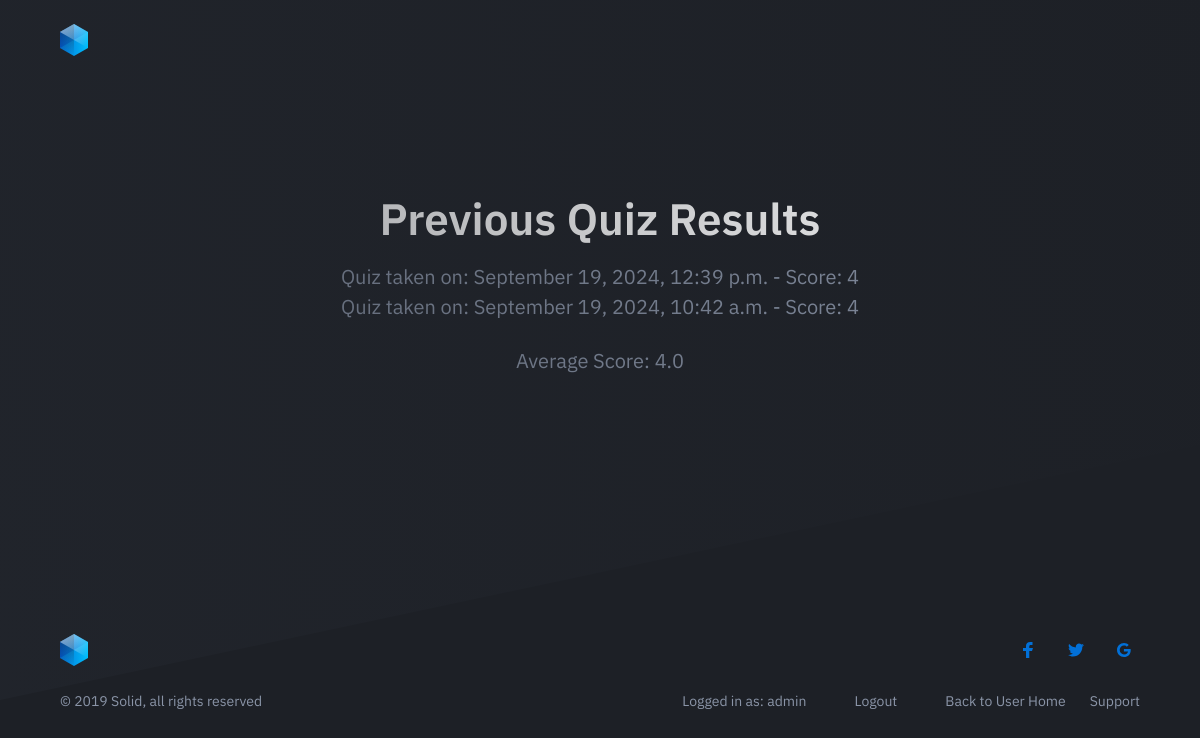
The app's page /quiz/previous-results/ (signed in) with its own data.
### quiz/models.py (models this page shows)
class UserResult(models.Model):
    user = models.ForeignKey(User, on_delete=models.CASCADE)
    score = models.IntegerField()
    completed_at = models.DateTimeField(auto_now_add=True)

### quiz/views.py (the view)
# urls.py: path('previous-results/', views.previous_results_view, name='previous_results'),
@login_required
def previous_results_view(request):
    results = UserResult.objects.filter(user=request.user).order_by('-completed_at')  # Fetch and sort results by date
    average_score = results.aggregate(models.Avg('score'))['score__avg']  # Calculate average score
    return render(request, 'quiz/previous_results.html', {
        'results': results,
        'average_score': average_score
    })

### quiz/templates/quiz/previous_results.html (shortened to what this page needs)
{% load static %}
<!DOCTYPE html>
<html lang="en">
<head>
    <link rel="stylesheet" href="{% static 'homepage/css/style.css' %}">
</head>
<body class="is-boxed has-animations">
    <div class="body-wrap">
        <header class="site-header">
            <div class="container">
                <div class="site-header-inner">
                    <div class="brand header-brand">
                        <h1 class="m-0">
                            <a href="#">
                                <img class="header-logo-image" src="{% static 'homepage/images/logo.svg' %}" alt="Logo">
                            </a>
                        </h1>
                    </div>
                </div>
            </div>
        </header>
        <main>
            <section class="hero">
                <div class="container text-center">
                    <h1>Previous Quiz Results</h1>
                    <div class="results-container">
                        {% if results %}
                            <ul class="list-reset">
                                {% for result in results %}
                                    <li>
                                        Quiz taken on: {{ result.completed_at|date:"F j, Y, g:i a" }} - Score: {{ result.score }}
                                    </li>
                                {% endfor %}
                            </ul>
                            <p>Average Score: {{ average_score|default:"No results yet" }}</p>
                        {% else %}
                            <p>No previous results found.</p>
                        {% endif %}
                    </div>
            </section>
        </main>
        <footer class="site-footer">
            <div class="container">
                <div class="site-footer-inner">
                    <div class="brand footer-brand">
                        <a href="#">
                            <img class="header-logo-image" src="{% static 'homepage/images/logo.svg' %}" alt="Logo">
                        </a>
                    </div>
                    <ul class="footer-links list-reset">
                        <li>
                            <p>Logged in as: {{ user.username }}</p>
                        </li>
                        <li>
                            <a href="{% url 'quiz:logout' %}" class="button-sm">Logout</a>
                        </li>
                        <li>
                            <a href="{% url 'quiz:user_home' %}">Back to User Home</a>
                        </li>
                        <li>
                            <a href="#">Support</a>
                        </li>
                    </ul>
                    <ul class="footer-social-links list-reset">
                        <li>
                            <a href="#">
                                <svg width="16" height="16" xmlns="http://www.w3.org/2000/svg">
                                    <path d="M6.023 16L6 9H3V6h3V4c0-2.7 1.672-4 4.08-4 1.153 0 2.144.086 2.433.124v2.821h-1.67c-1.31 0-1.563.623-1.563 1.536V6H13l-1 3H9.28v7H6.023z" fill="#0270D7"/>
                                </svg>
                            </a>
                        </li>
                        <li>
                            <a href="#">
                            </a>
                        </li>
                        <li>
                            <a href="#">
                                <svg width="16" height="16" xmlns="http://www.w3.org/2000/svg">
                                    <path d="M7.9 7v2.4H12c-.2 1-1.2 3-4 3-2.4 0-4.3-2-4.3-4.4 0-2.4 2-4.4 4.3-4.4 1.4 0 2.3.6 2.8 1.1l1.9-1.8C11.5 1.7 9.9 1 8 1 4.1 1 1 4.1 1 8s3.1 7 7 7c4 0 6.7-2.8 6.7-6.8 0-.5 0-.8-.1-1.2H7.9z" fill="#0270D7"/>
                                </svg>
                            </a>
                        </li>
                    </ul>
                    <div class="footer-copyright">&copy; 2019 Solid, all rights reserved</div>
                </div>
            </div>
        </footer>
    </div>
</body>
</html>

### static/homepage/css/style.css (style rules this page uses)
html { line-height: 1.15; -ms-text-size-adjust: 100%; -webkit-text-size-adjust: 100%; }
body { margin: 0; }
article, aside, footer, header, nav, section { display: block; }
h1 { font-size: 2em; margin: 0.67em 0; }
figcaption, figure, main { display: block; }
a { background-color: transparent; -webkit-text-decoration-skip: objects; }
img { border-style: none; }
svg:not(:root) { overflow: hidden; }
html { box-sizing: border-box; }
*, *:before, *:after { box-sizing: inherit; }
body { background: #1d2026; -moz-osx-font-smoothing: grayscale; -webkit-font-smoothing: antialiased; }
ul, ol { margin-top: 0; margin-bottom: 24px; padding-left: 24px; }
ul { list-style: disc; }
img { height: auto; max-width: 100%; vertical-align: middle; }
img, svg { display: block; }
html { font-size: 20px; line-height: 30px; }
body { color: #8a94a7; font-size: 1rem; }
body, button, input, select, textarea { font-family: "IBM Plex Sans", sans-serif; }
a { color: #8a94a7; text-decoration: underline; }
h1, h2, h3, h4, h5, h6, .h1, .h2, .h3, .h4, .h5, .h6 { clear: both; color: #fff; font-weight: 600; }
h1, .h1 { font-size: 38px; line-height: 48px; letter-spacing: 0px; }
@media (min-width: 641px) { h1, .h1 { font-size: 44px; line-height: 54px; letter-spacing: 0px; } }
h1, h2, .h1, .h2 { margin-top: 48px; margin-bottom: 16px; }
p { margin-top: 0; margin-bottom: 24px; }
.container, .container-sm { width: 100%; margin: 0 auto; padding-left: 16px; padding-right: 16px; }
@media (min-width: 481px) { .container, .container-sm { padding-left: 24px; padding-right: 24px; } }
.container { max-width: 1128px; }
.list-reset { list-style: none; padding: 0; }
.text-center { text-align: center; }
.m-0 { margin: 0; }
.button-sm { padding: 8px 24px; height: 32px; }
.site-header { padding: 24px 0; }
.site-header-inner { position: relative; display: flex; justify-content: space-between; align-items: center; }
@media (min-width: 641px) { .site-header { position: relative; } }
@media (min-width: 641px) { .site-header::before { content: ""; position: absolute; top: 0; left: 0; width: 100%; height: 700px; background: #242830; background: linear-gradient(80deg, rgba(36, 40, 48, 0.5) 0%, rgba(36, 40, 48, 0) 100%); transform-origin: 0; transform: skewY(-12deg); } }
.hero { text-align: center; padding-top: 48px; padding-bottom: 88px; }
@media (min-width: 641px) { .hero { text-align: left; padding-top: 64px; padding-bottom: 88px; } }
.is-boxed { background: #242830; }
.body-wrap { background: #1d2026; overflow: hidden; display: flex; flex-direction: column; min-height: 100vh; }
main { flex: 1 0 auto; }
.site-footer { font-size: 14px; line-height: 22px; letter-spacing: 0px; }
.site-footer a { color: #8a94a7; text-decoration: none; }
.site-footer-inner { position: relative; display: flex; flex-wrap: wrap; padding-top: 48px; padding-bottom: 48px; }
.footer-brand, .footer-links, .footer-social-links, .footer-copyright { flex: none; width: 100%; display: inline-flex; justify-content: center; }
.footer-brand, .footer-links, .footer-social-links { margin-bottom: 24px; }
.footer-social-links li { display: inline-flex; }
.footer-social-links li + li { margin-left: 16px; }
.footer-social-links li a { padding: 8px; }
.footer-links li + li { margin-left: 24px; }
@media (min-width: 641px) { .site-footer { margin-top: 20px; } }
@media (min-width: 641px) { .site-footer-inner { justify-content: space-between; padding-top: 64px; padding-bottom: 64px; } }
@media (min-width: 641px) { .footer-brand, .footer-links, .footer-social-links, .footer-copyright { flex: 50%; } }
@media (min-width: 641px) { .footer-brand, .footer-copyright { justify-content: flex-start; } }
@media (min-width: 641px) { .footer-links, .footer-social-links { justify-content: flex-end; } }
@media (min-width: 641px) { .footer-links { order: 1; margin-bottom: 0; } }

### records on screen
UserResult: completed_at "September 19, 2024, 12:39 p.m.", score "4"
UserResult: completed_at "September 19, 2024, 10:42 a.m.", score "4"

### other values on screen
{{ average_score|default:"No results yet" }} "4.0"
{{ user.username }} "admin"
